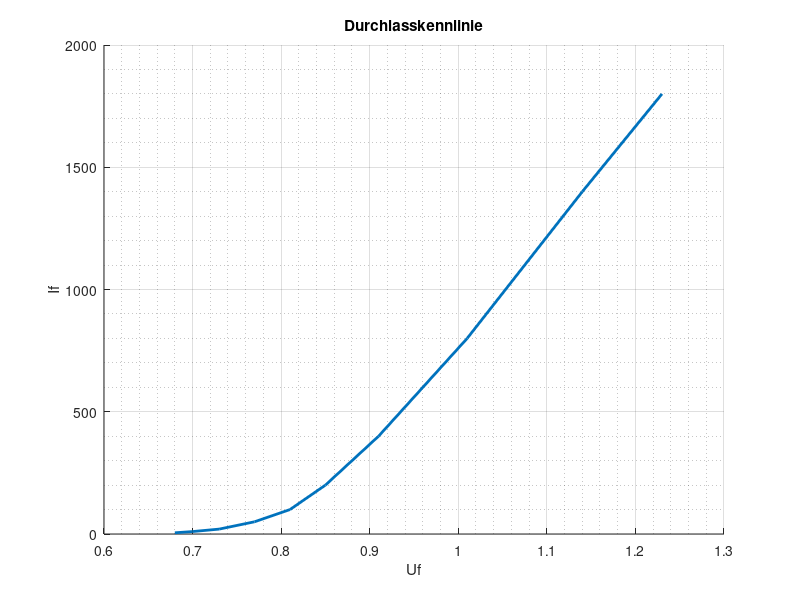
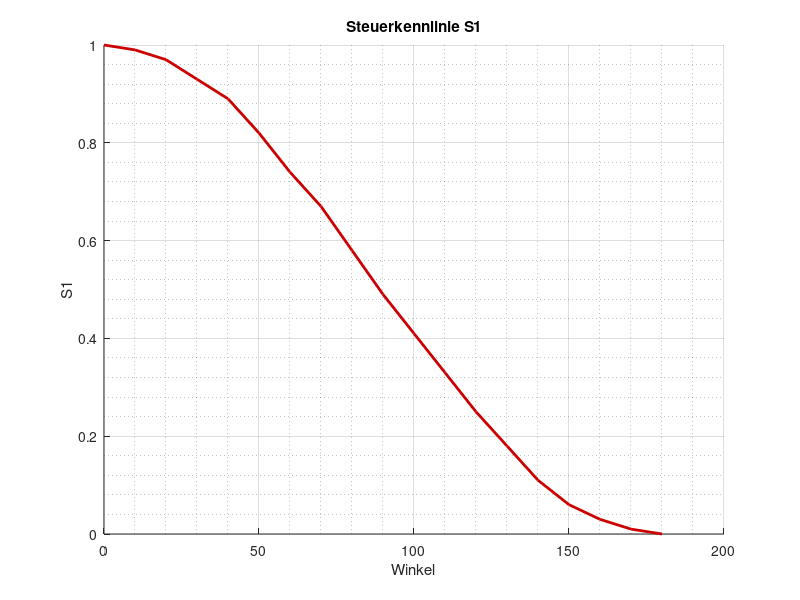
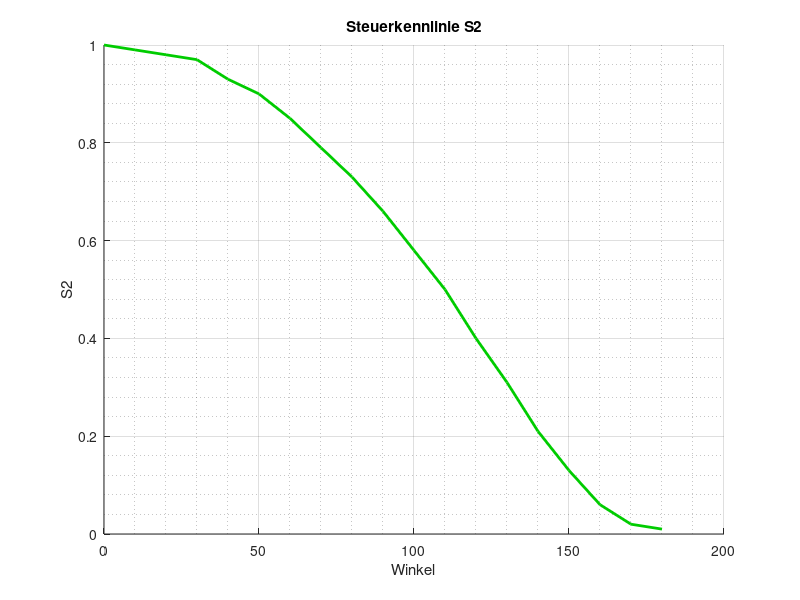
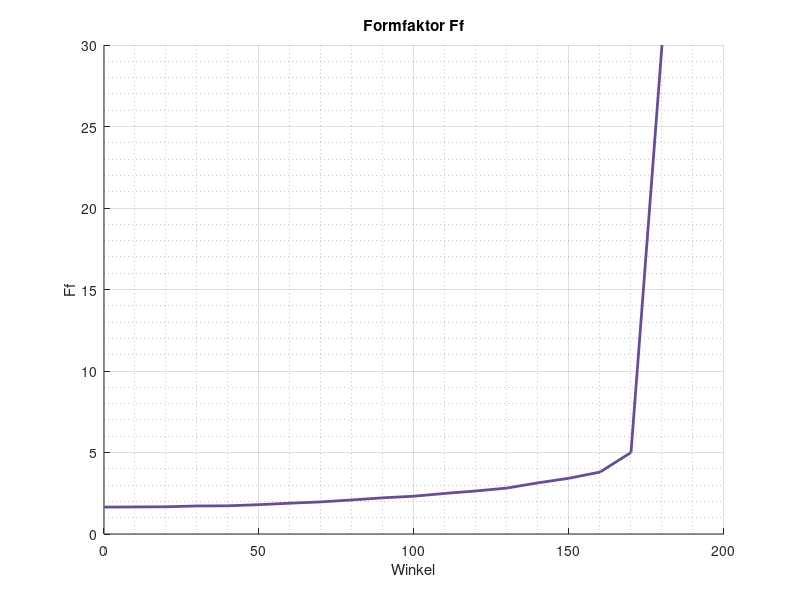

The MATLAB source for these figures, in order:
% erstellt von Oleksandra Baga

% Ubung 02 Elektrische Systeme - 2

% Matrizen zur graphisch Darstellung der Kennlinien

% 3.2
% Graphische Darstellung Durchlasskennlinie If

If_2 = [1800 1400 800 400 200 100 50 20 10 5];
Uf_2 = [1.23 1.14 1.01 0.91 0.85 0.81 0.77 0.73 0.70 0.68];

% Durchlasskennlinie
figure 
title ('Durchlasskennlinie')
grid on, grid minor
hold on
xlabel('Uf'), ylabel('If')
plot(Uf_2, If_2, 'LineWidth', 2, 'DisplayName','If = f (Uf)')

% ==================================
% 2.3
% Steuerkennlinien fur arithmetischen
% und geometrischen Mittelwert

% Vom Messprotokoll

Winkel = [0
          10
          20
          30
          40
          50
          60
          70
          80
          90
          100
          110
          120
          130
          140
          150
          160
          170
          180];

Ud_3 = [18.6
        18.4
        18.0
        17.3
        16.5
        15.3
        13.8
        12.4
        10.7
        9.2
        7.7
        6.1
        4.7
        3.4
        2.1
        1.2
        0.5
        0.1
        0.01];
    
Ueff_3 = [30.7
          30.5
          30.1
          29.8
          28.6
          27.5
          26.1
          24.4
          22.4
          20.4
          17.9
          15.2
          12.4
          9.6
          6.6
          4.1
          1.9
          0.5
          0.3];
      
      
% Matrizen f?r graphische Darstellung

S1 = [1.00
      0.99
      0.97
      0.93
      0.89
      0.82
      0.74
      0.67
      0.58
      0.49
      0.41
      0.33
      0.25
      0.18
      0.11
      0.06
      0.03
      0.01
      0.00];

S2 = [1.00
      0.99
      0.98
      0.97
      0.93
      0.90
      0.85
      0.79
      0.73
      0.66
      0.58
      0.50
      0.40
      0.31
      0.21
      0.13
      0.06
      0.02
      0.01];
  
% 3.3
% Graphische Darstellung Steuerkennlinie S1 und S2

% S1
figure 
title ('Steuerkennlinie S1')
grid on, grid minor
hold on
xlabel('Winkel'), ylabel('S1')
plot(Winkel, S1, 'LineWidth', 2, 'DisplayName', 'Steuerkennlinie S1', 'Color', [0.8 0 0])

% S2
figure 
title ('Steuerkennlinie S2')
grid on, grid minor
hold on
xlabel('Winkel'), ylabel('S2')
plot(Winkel, S2, 'LineWidth', 2, 'DisplayName', 'Steuerkennlinie S1', 'Color', [0 0.8 0])

% 3.4
% Graphische Darstellung Ff

Ff = [1.65
      1.66
      1.67
      1.72
      1.73
      1.80
      1.89
      1.97
      2.09
      2.22
      2.32
      2.49
      2.64
      2.82
      3.14
      3.42
      3.80
      5.00
      30.00];

% Ff
figure 
title ('Formfaktor Ff')
grid on, grid minor
hold on
xlabel('Winkel'), ylabel('Ff')
plot(Winkel, Ff, 'LineWidth', 2, 'DisplayName', 'Formfaktor Ff', 'Color', [0.4 0.3 0.6])


% 3.5
% Kontrollrechnungen

Udach = sqrt(2) * 40
Ud40 = (Udach/(2*pi)) * (1 + cosd(40))
Ud90 = (Udach/(2*pi)) * (1 + cosd(90))
Ud130 = (Udach/(2*pi)) * (1 + cosd(130))

Ueff40 = Udach/2 * sqrt (1 - (((40 * pi) / 180 - sind(80)/2)/pi))
Ueff90 = Udach/2 * sqrt (1 - (((90 * pi) / 180 - sind(180)/2)/pi))
Ueff130 = Udach/2 * sqrt (1 - (((130 * pi) / 180 - sind(260)/2)/pi))

Ff40 = Ueff40/Ud40
Ff90 = Ueff90/Ud90
Ff130 = Ueff130/Ud130

S1_40 = Ud40 / 18.6
S1_90 = Ud90 / 18.6
S1_130 = Ud130 / 18.6

S2_40 = Ueff40 / 30.7
S2_90 = Ueff90 / 30.7
S2_130 = Ueff130 / 30.7



